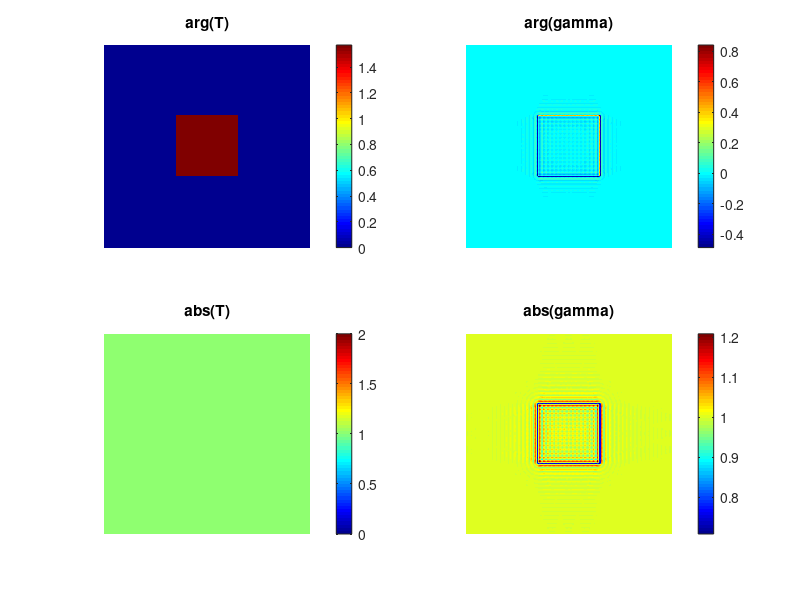
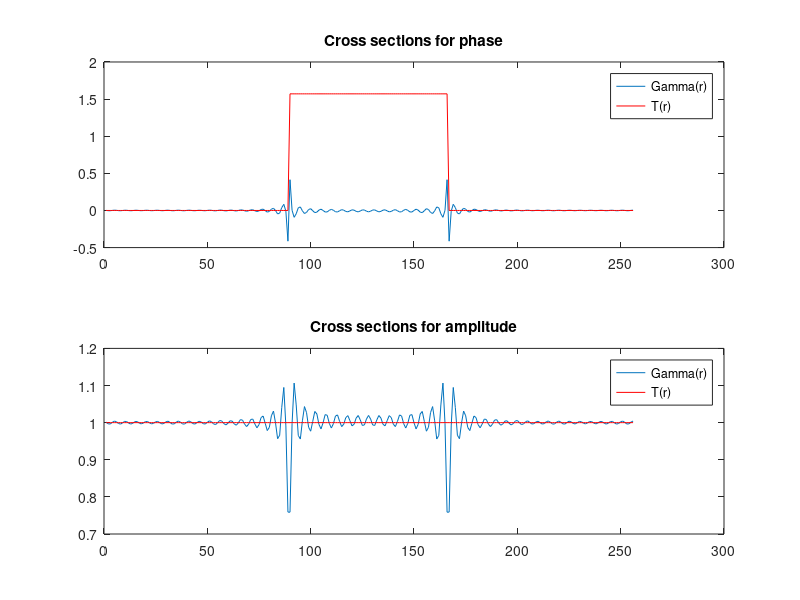

Here is the MATLAB script that generated these plots, in order: (Note: this script raises an error after producing the figures.)

    clc;
    close all;
    clear all;
    %Step1; Create a phantom objects
    Nx = 256;
    nrows = Nx;
    ncols = Nx;  
    
    %Step 2: compute the true formula T*(T v H)*
    htype = 'lp';
    
     switch (htype)
        case {'gaussian'} %A gaussian filter
                    bw = 30; %Bandwidth parameter
                    h=fspecial('gaussian',[round(4*bw)+1 round(4*bw)+1],bw); %Transfer function of the low-pass filter...
                    %Fourier transform the filter
                    h1 = zeros(nrows,ncols);
                    h1(1:size(h,1),1:size(h,2))=h;
                    kernel_size=size(h,1);
                    h1 = circshift(h1,[-round((kernel_size-1)/2) -round((kernel_size-1)/2)]);
                    hf = fft2(h1);
 
        case {'lp'} %Bandpass filter
                    lp_bw = 50;%Bandwidth of the low pass filter in the frequency domain. The smaller it is, the more coherent the field will be 
                    hf = zeros(nrows,ncols);
                    [x,y]=meshgrid(linspace(-ncols/2,ncols/2-1,ncols),linspace(-nrows/2,nrows/2-1,nrows));
                    mask = sqrt(x.^2+y.^2)<lp_bw; %
                    hf(mask)=1;
                    hf = fftshift(hf);
    end
       
   
    
    
    datasource = 1;
    if (datasource==1) %Generate simulation data
        phi = pi/2;
        amplitude = ones(nrows,ncols);
        phase = zeros(nrows,ncols);
        phase(round(nrows*0.35:nrows*0.65),round(ncols*0.35:ncols*0.65))=phi;
        amplitude(round(nrows*0.25:nrows*0.75),round(ncols*0.25:ncols*0.75))=1;
        T= amplitude.*exp(i*phase);
        nrows = size(T,1);
        ncols = size(T,2);
        x_arr = 1:ncols;
        y_arr = 1:nrows;
        [xx,yy]=meshgrid(x_arr,y_arr);
        slope = 0.000;
        phi_lin =exp(i*xx*slope);
        T = T.*phi_lin;
        Tf = fft2(T);
        loTf = Tf.*hf;
        loT = ifft2(loTf); 
        gamma=T.*conj(loT); %Generate simulation data for Gamma
        figure(1);colormap jet;
        subplot(221);imagesc(angle(T));axis off;colorbar;title('arg(T)');
        subplot(222);imagesc(angle(gamma));axis off;colorbar;title('arg(gamma)');
        subplot(223);imagesc(abs(T));axis off;colorbar;title('abs(T)');
        subplot(224);imagesc(abs(gamma));axis off;colorbar;title('abs(gamma)');drawnow;
        %Display the cross-section of the image
        mcs=angle(gamma(round((nrows+1)/2),:));%Get cross-section of the measurement
        cs = angle(T(round((nrows+1)/2),:));
        amp = abs(T(round((nrows+1)/2),:));%Amplitude of the T
        mamp = abs(gamma(round((nrows+1)/2),:));%Amplitude of the T
   
        figure(2);
        subplot(211);plot(mcs);hold on;plot(cs,'r');hold on;title('Cross sections for phase');
        legend('Gamma(r)','T(r)');drawnow;
        subplot(212);plot(mamp);hold on;plot(amp,'r');hold on;title('Cross sections for amplitude');
        legend('Gamma(r)','T(r)');drawnow;
    end
    if (gpuDeviceCount()==0)
        gpu_compute_en = 1; %if there is no gpu, compute the result on cpu instead
    end
    gpu_compute_en = 0;
    
    method = 'relax'; %Choose between the two: 'relax','cg','nlcg'
    
    %Parameter definitions
    params.niter = 1000; %Number of iterations needed
    params.lambda = 10;
    params.tv_weight = 20;
    params.tol = 1e-5; %Tolerance for the solver to stop
    params.method = 'relax';%Choose between 'relax'/'cg'/'nlcf'
    params.smart_init_en = 1;
    %Operator definitions
    params.F = FFT2(Nx); %Fourier transform operator
    params.D = Grd(Nx);
    params.H = H(Nx,hf,params.F); %Filtering operator;
    
    
    smartinit = 0; 
    if (gpu_compute_en==0)
        [gk,tk] = estimate_gt(gamma,hf,params);
    else %Compute gk and tk on gpu
        d = gpuDevice();
        reset(d); %Reset the device and clear its memmory
        [gk,tk] = estimate_gt_gpu(gamma,hf,params);
    end
    disp('Done with solving the inverse problem....');
    